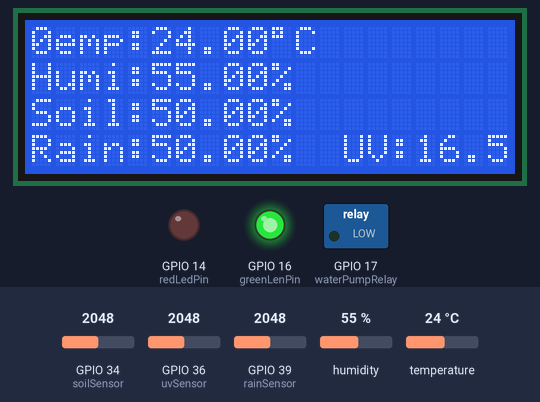
This program was run on a simulated ESP32. Shown: 20×4 character LCD, switched loads named in the program (green lamp = pin HIGH), output pins drawn as LEDs (lit = HIGH). The test bench sets the inputs (shaded band); at power-on: GPIO 36 (uvSensor) = 2048, humidity 55 %, GPIO 34 (soilSensor) = 2048, GPIO 39 (rainSensor) = 2048, temperature 24 °C. WiFi joins after 1.5 s; servers stay silent unless stated; no MQTT or app messages arrive unless stated; what the program prints to the serial monitor is not drawn.

Above: at 7.8 s.
7.9 s: GPIO 36 (uvSensor) set to 1284
At 13.3 s:
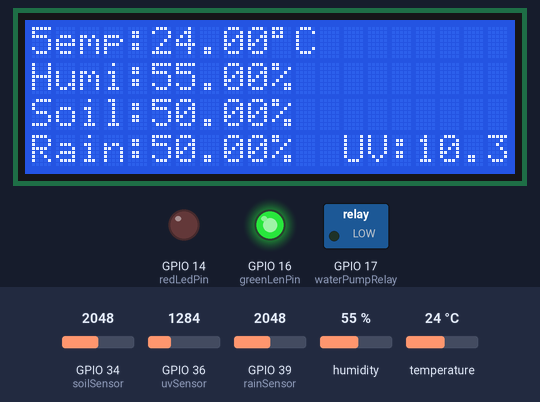
13.7 s: GPIO 36 (uvSensor) set to 1205
At 18.4 s:
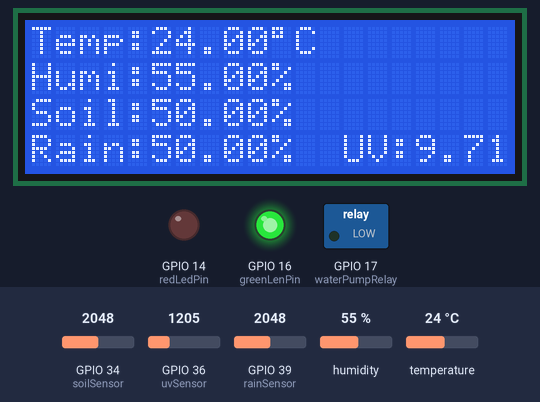
18.8 s: humidity set to 22 %
At 23.5 s:
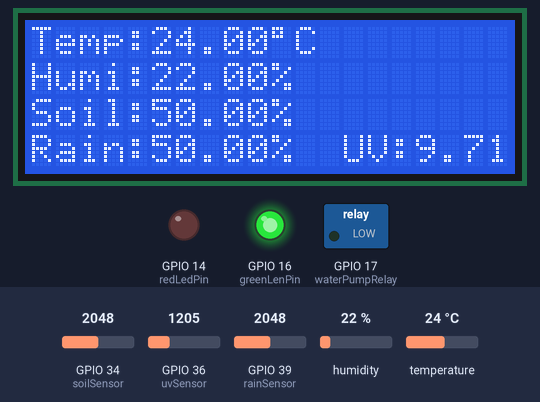
23.9 s: GPIO 34 (soilSensor) set to 2866
At 28.5 s:
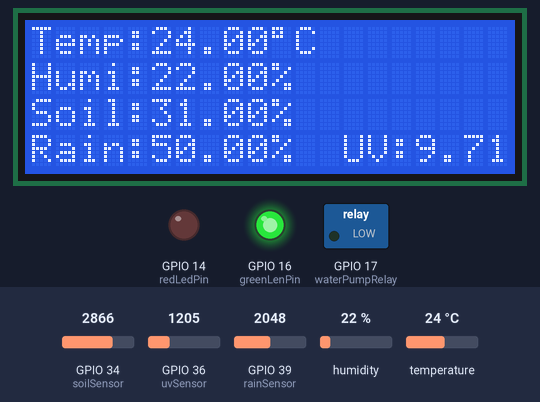
28.9 s: GPIO 39 (rainSensor) set to 2866
At 33.6 s:
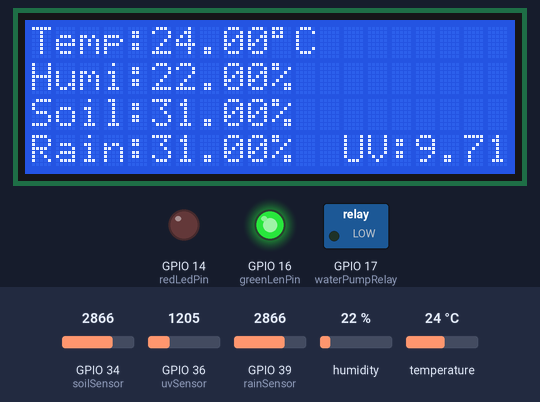
34.0 s: temperature set to 12 °C
At 38.7 s:
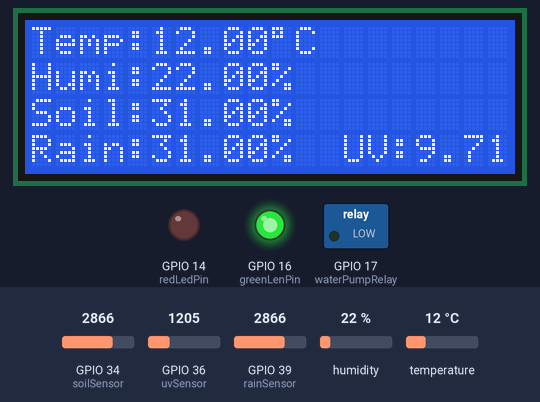
Timing chart, 0 to 40.1 s (numbered marks = the images above; inputs shaded):
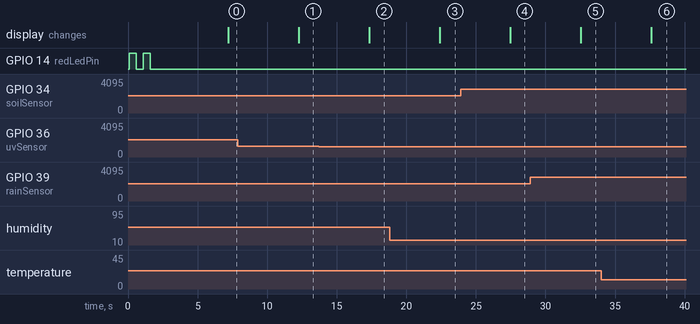

Measured:
- the behaviour switches between 1241 and 1240 on GPIO 36 (uvSensor) (found by bisection; images 1 and 2)
- after the input at 7.9 s, the display: changes after 4.4 s (image 1)
- after the input at 13.7 s, the display: changes after 3.6 s (image 2)
- after the input at 18.8 s, the display: changes after 3.6 s (image 3)
- after the input at 23.9 s, the display: changes after 3.6 s (image 4)
- after the input at 28.9 s, the display: changes after 3.6 s (image 5)
- after the input at 34.0 s, the display: changes after 3.6 s (image 6)

The program:

main.cpp
```cpp
#include <Arduino.h>
#include "DHTesp.h"
#include <LiquidCrystal_I2C.h>
#include <Wire.h>
#include <PubSubClient.h>
#include <ArduinoJson.h>
#include <WiFi.h>

// Set up LCD
LiquidCrystal_I2C lcd(0x27, 20, 4); // set the LCD address to 0x27 for a 16 chars and 2 line display
// DHT set up
DHTesp dht;
// define pins
#define redLedPin 14
#define greenLenPin 16
#define waterPumpRelay 17
#define humiditySensor 27
#define soilSensor 34
#define uvSensor 36
#define rainSensor 39
// MQTT credentials
const char *wifi_ssid = "COSMOTE-ts7hsv";
const char *wifi_pass = "thxrfcexh5v4b64g";
const char *mqttServer = "192.168.1.9";
const char *mqttUsername = "SDfDAFRHWnizWEGFjQFp";
const char *id = "";
const char *mqttPass = "";
// const string texts to print
const String temperature_text = "Temp: ";
const String humidity_text = "Humi: ";
const String rain_text = "Rain: ";
const String soil_moisture_text = "Soil: ";
const String uv_text = "UV  : ";
// const string units to print
const String temperature_unit = "°C";
const String humidity_unit = "%";
const String rain_unit = "%";
const String soil_moisture_unit = "%";
const String uv_unit = "";
// thresholds
const int humidity_upper_threshold = 75;
const int humidity_lower_threshold = 40;
const int soil_moisture_upper_threshold = 75;
const int soil_moisture_lower_threshold = 50;
const int rain_lower_threshold = 30;

// parameters for using non-blocking delay
unsigned long previousMillis = 0;
const long interval = 3000;
// Ethernet and MQTT related objects
WiFiClient espWifi;
PubSubClient mqttClient(espWifi);
// print measurements in serial func
void PrintMeasurementInSerial(String text, String unit, float value)
{
  Serial.print(text);
  Serial.print(value);
  Serial.println(unit);
}
// print measurements in LCD func
void PrintMeasurementsInLCD(float temperature, float humidity, float rain, float soil, float uv)
{
  lcd.clear();
  lcd.setCursor(0, 0);
  lcd.print("Temp:");
  lcd.print(temperature);
  lcd.print((char)223);
  lcd.print("C");

  lcd.setCursor(0, 1);
  lcd.print("Humi:");
  lcd.print(humidity);
  lcd.print("%");

  lcd.setCursor(0, 2);
  lcd.print("Soil:");
  lcd.print(soil);
  lcd.print("%");

  lcd.setCursor(0, 3);
  lcd.print("Rain:");
  lcd.print(rain);
  lcd.print("%");
  lcd.print("  ");
  lcd.print("UV:");
  lcd.print(uv);
}

// Set up wifi function
void setupWifi()
{
  WiFi.begin(wifi_ssid, wifi_pass);
  Serial.println("Connecting...");
  while (WiFi.status() != WL_CONNECTED)
  {
    digitalWrite(redLedPin, HIGH);
    delay(500);
    Serial.print(".");
    digitalWrite(redLedPin, LOW);
    delay(500);
  }
  Serial.println();
  digitalWrite(redLedPin, LOW);
  digitalWrite(greenLenPin, HIGH);
  Serial.print("Connected IP Address: ");
  Serial.println(WiFi.localIP());
}
// Reconnect function
void reconnect()
{
  while (!mqttClient.connected())
  {
    if (mqttClient.connect(id, mqttUsername, mqttPass))
    {
      Serial.println("MQTT connected");
      mqttClient.subscribe("v1/devices/me/telemetry");
      mqttClient.subscribe("v1/devices/me/attributes");
      Serial.println("Topic subscribed");
    }
    else
    {
      Serial.print("failed, rc=");
      Serial.println(mqttClient.state());
      Serial.println("try again in 3 seconds");
      delay(3000);
    }
  }
}
// publish telemetry func
void PublishTelemetryData(float temperature, float humidity, float rain, float soil, float uv)
{
  String telemetries_msg = "{\"temperature\":" + String(temperature) + ",\"humidity\":" + String(humidity) + ",\"rain\":" + String(rain) + ",\"uv\":" + String(uv) + ",\"soilMoisture\":" + String(soil) + "}";
  byte arrSize = telemetries_msg.length() + 1;
  char msg[arrSize];
  telemetries_msg.toCharArray(msg, arrSize);
  mqttClient.publish("v1/devices/me/telemetry", msg);
  telemetries_msg = "";
}
// publish pump state func
void PublishWaterPumpState(String state)
{
  String pump_state_msg = "{\"pump_state\":" + state + " }";
  byte arrSize = pump_state_msg.length() + 1;
  char msg[arrSize];
  pump_state_msg.toCharArray(msg, arrSize);
  mqttClient.publish("v1/devices/me/attributes", msg);
  pump_state_msg = "";
}
// start pump
void StartWaterPump()
{
  digitalWrite(waterPumpRelay, HIGH);
}
// stop pump
void StopWaterPump()
{
  digitalWrite(waterPumpRelay, LOW);
}
// monitor sensor
float MonitorRainSensor()
{
  return 100 - map(analogRead(rainSensor), 0, 4095, 0, 100);
}
// monitor sensor
float MonitorSoilSensor()
{
  return 100 - map(analogRead(soilSensor), 0, 4095, 0, 100);
}
// monitor sensor
float MonitorHumiditySensor()
{
  return dht.getHumidity();
}
// check conditions
boolean CheckWateringConditions()
{
  if (MonitorHumiditySensor() > humidity_upper_threshold || MonitorSoilSensor() > soil_moisture_upper_threshold || MonitorRainSensor() > rain_lower_threshold)
  {
    return false;
  }
  else
  {
    return true;
  }
}
// check interruption
boolean CheckIfWateringInterrupted()
{
  return MonitorRainSensor() >= rain_lower_threshold;
}
// callback function which will be called when message is received
void callback(char *topic, byte *payload, unsigned int length)
{

  char str[length + 1];
  Serial.print("Message arrived [");
  Serial.print(topic);
  Serial.print("] ");
  // Convert the payload to a string
  String message;
  for (int i = 0; i < length; i++)
  {
    message += (char)payload[i];
  }
  Serial.println();

  StaticJsonDocument<200> doc;
  deserializeJson(doc, message);
  const char *watering = doc["watering"];
  int counter = 0;
  char cmpstring[] = "now";
  if (strcmp(watering, cmpstring) == 0)
  {
    PublishWaterPumpState("started");
    while (counter < 20)
    {
      if (MonitorRainSensor() < rain_lower_threshold)
      {
        StartWaterPump();
        counter++;
        delay(1000);
      }
      else
      {
        break;
      }
    }
    StopWaterPump();
    boolean rain_interruption = CheckIfWateringInterrupted();
    if (rain_interruption)
    {
      PublishWaterPumpState("interrupted");
    }
    else
    {
      PublishWaterPumpState("stopped");
    }
  }
  else
  {
    if (CheckWateringConditions())
    {
      PublishWaterPumpState("started");
      while (counter < 20)
      {
        if (CheckWateringConditions())
        {
          StartWaterPump();
          counter++;
          delay(1000);
        }
        else
        {
          break;
        }
      }
      StopWaterPump();
      boolean rain_interruption = CheckIfWateringInterrupted();
      if (rain_interruption)
      {
        PublishWaterPumpState("interrupted");
      }
      else
      {
        PublishWaterPumpState("stopped");
      }
    }
  }
}

void setup()
{
  Serial.begin(921600);
  pinMode(redLedPin, OUTPUT);
  pinMode(greenLenPin, OUTPUT);
  pinMode(waterPumpRelay, OUTPUT);
  // initalize DHT
  dht.setup(humiditySensor, DHTesp::DHT11);
  //  initialize the lcd
  lcd.init();
  lcd.backlight();
  lcd.clear();
  lcd.setCursor(0, 0);
  lcd.print("Booting up...");
  // start wifi set up
  setupWifi();
  // set the MQTT server
  mqttClient.setServer(mqttServer, 1883);
  // defining function which will be called when message is received
  mqttClient.setCallback(callback);
}

void loop()
{

  if (!mqttClient.connected())
  {
    reconnect();
  }
  mqttClient.loop();
  // read current time
  unsigned long currentMillis = millis();
  // if current time - last time >= 3 secs
  if (currentMillis - previousMillis >= interval)
  {
    previousMillis = currentMillis;
    if (dht.getStatusString() != "OK")
    {
      Serial.println(F("Failed to read from DHT sensor"));
      // publish measurements
      PublishTelemetryData(0, 0, 0, 0, 0);
    }
    else
    {
      // read temperature
      float temperature = dht.getTemperature();
      // read humidity
      float humidity = dht.getHumidity();
      if (isnan(temperature) || isnan(humidity))
      {
        temperature = 0;
        humidity = 0;
      }
      // read rain
      float rain_in_percentage = 100 - map(analogRead(rainSensor), 0, 4095, 0, 100);
      // read soil sensor
      float soil_in_percentage = 100 - map(analogRead(soilSensor), 0, 4095, 0, 100);
      // read uv
      float uv = (analogRead(uvSensor) * (3.3 / 4095)) / .1;
      // print measurements in serial
      PrintMeasurementInSerial(temperature_text, temperature_unit, temperature);
      PrintMeasurementInSerial(humidity_text, humidity_unit, humidity);
      PrintMeasurementInSerial(rain_text, rain_unit, rain_in_percentage);
      PrintMeasurementInSerial(soil_moisture_text, soil_moisture_unit, soil_in_percentage);
      PrintMeasurementInSerial(uv_text, uv_unit, uv);
      Serial.println("<---------------------------------------------------->");
      // print measurements in LCD
      PrintMeasurementsInLCD(temperature, humidity, rain_in_percentage, soil_in_percentage, uv);
      // publish measurements
      PublishTelemetryData(temperature, humidity, rain_in_percentage, soil_in_percentage, uv);
    }
  }

  delay(5000);
}
```
